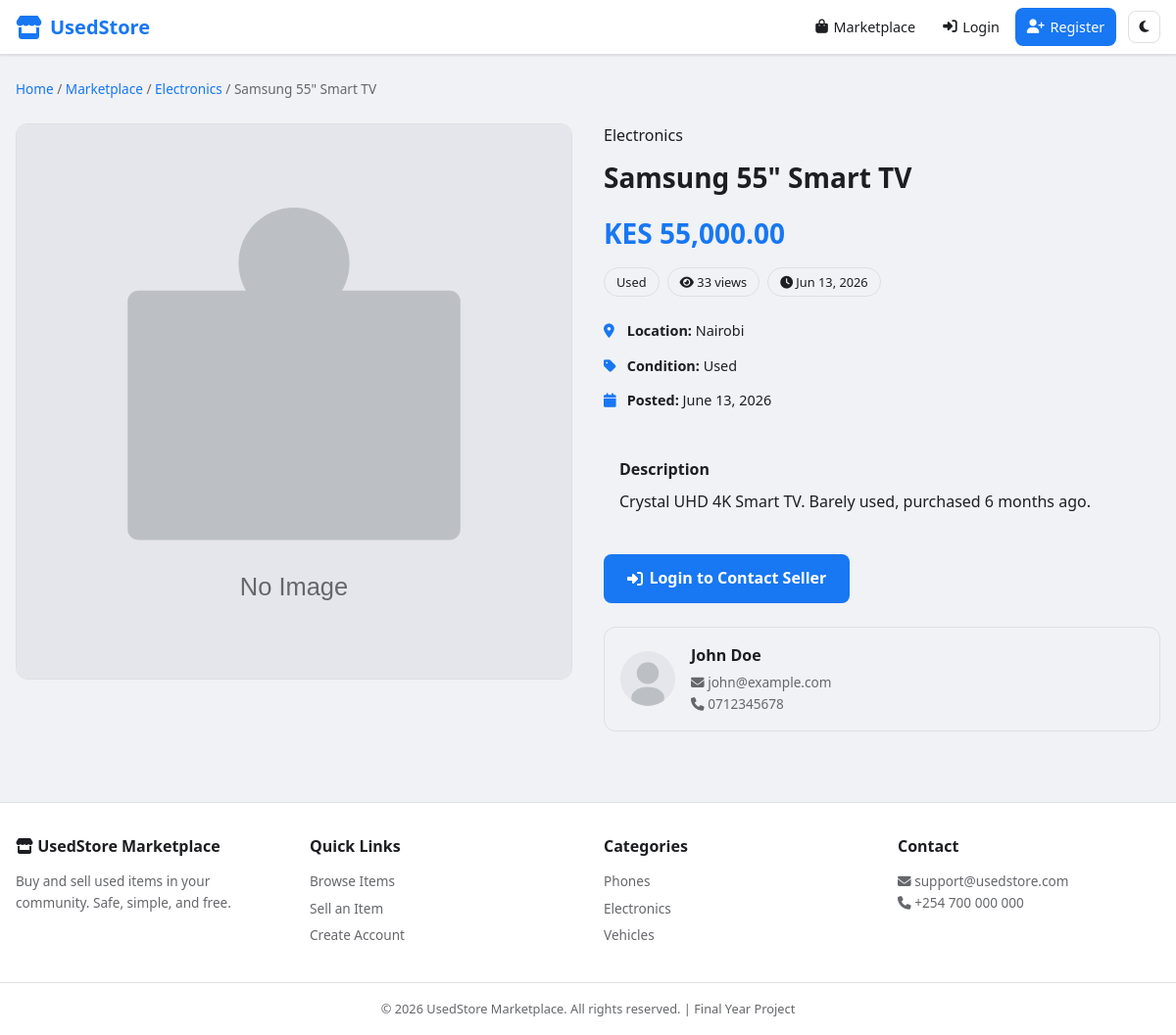
The page /pages/item.php?id=2 on the database its author committed.
### tables this page shows
CREATE TABLE products (
    id          INT AUTO_INCREMENT PRIMARY KEY,
    user_id     INT NOT NULL,
    category_id INT NOT NULL,
    title       VARCHAR(200) NOT NULL,
    description TEXT NOT NULL,
    price       DECIMAL(10, 2) NOT NULL,
    location    VARCHAR(150) NOT NULL,
    condition_type ENUM('new', 'used') NOT NULL DEFAULT 'used',
    status      ENUM('pending', 'approved', 'rejected', 'sold') NOT NULL DEFAULT 'pending',
    views       INT NOT NULL DEFAULT 0,
    date_posted TIMESTAMP DEFAULT CURRENT_TIMESTAMP,
    updated_at  TIMESTAMP DEFAULT CURRENT_TIMESTAMP ON UPDATE CURRENT_TIMESTAMP,
    FOREIGN KEY (user_id) REFERENCES users(id) ON DELETE CASCADE,
    FOREIGN KEY (category_id) REFERENCES categories(id) ON DELETE RESTRICT,
    INDEX idx_status (status),
    INDEX idx_price (price),
    INDEX idx_location (location),
    INDEX idx_date_posted (date_posted)
);

CREATE TABLE categories (
    id          INT AUTO_INCREMENT PRIMARY KEY,
    name        VARCHAR(50) NOT NULL UNIQUE,
    slug        VARCHAR(50) NOT NULL UNIQUE,
    icon        VARCHAR(50) DEFAULT 'fa-tag',
    created_at  TIMESTAMP DEFAULT CURRENT_TIMESTAMP
);

CREATE TABLE users (
    id              INT AUTO_INCREMENT PRIMARY KEY,
    full_name       VARCHAR(100) NOT NULL,
    email           VARCHAR(150) NOT NULL UNIQUE,
    phone           VARCHAR(20) NOT NULL,
    password        VARCHAR(255) NOT NULL,
    profile_picture VARCHAR(255) DEFAULT 'default-avatar.png',
    role            ENUM('user', 'admin') NOT NULL DEFAULT 'user',
    status          ENUM('active', 'blocked') NOT NULL DEFAULT 'active',
    created_at      TIMESTAMP DEFAULT CURRENT_TIMESTAMP,
    updated_at      TIMESTAMP DEFAULT CURRENT_TIMESTAMP ON UPDATE CURRENT_TIMESTAMP
);

### includes/functions.php (called while the page is built, shortened)
<?php
function sanitize(string $input): string
{
    return htmlspecialchars(trim($input), ENT_QUOTES, 'UTF-8');
}
function isLoggedIn(): bool
{
    return isset($_SESSION['user_id']);
}
function formatPrice(float $price): string
{
    return 'KES ' . number_format($price, 2);
}
function timeAgo(string $datetime): string
{
    $time = strtotime($datetime);
    $diff = time() - $time;
    return date('M j, Y', $time);
}
function getProductImage(?string $path, string $type = 'products'): string
{
    return SITE_URL . '/assets/images/default-product.svg';
}
function getProfileImage(?string $path): string
{
    return SITE_URL . '/assets/images/default-avatar.svg';
}

### pages/item.php (the view, shortened to what this page needs)
<?php
require_once __DIR__ . '/../includes/functions.php';
$id = (int) ($_GET['id'] ?? 0);
$stmt = $pdo->prepare(
    "SELECT p.*, u.full_name AS seller_name, u.email AS seller_email, u.phone AS seller_phone,
            u.profile_picture AS seller_avatar, u.id AS seller_id,
            c.name AS category_name, c.slug AS category_slug
     FROM products p
     JOIN users u ON p.user_id = u.id
     JOIN categories c ON p.category_id = c.id
     WHERE p.id = ?"
);
$stmt->execute([$id]);
$product = $stmt->fetch();
$pdo->prepare('UPDATE products SET views = views + 1 WHERE id = ?')->execute([$id]);
$product['views']++;
$imgStmt = $pdo->prepare('SELECT * FROM product_images WHERE product_id = ? ORDER BY is_primary DESC, id ASC');
$imgStmt->execute([$id]);
$images = $imgStmt->fetchAll();
$isFavorite = false;
require_once __DIR__ . '/../includes/header.php';
?>
<div class="container item-detail-page">
    <nav class="breadcrumb">
        <a href="<?= SITE_URL ?>/index.php">Home</a> /
        <a href="<?= SITE_URL ?>/pages/marketplace.php">Marketplace</a> /
        <a href="<?= SITE_URL ?>/pages/marketplace.php?category=<?= $product['category_slug'] ?>">
            <?= sanitize($product['category_name']) ?>
        </a> /
        <span><?= sanitize($product['title']) ?></span>
    </nav>
    <div class="item-detail-grid">
        <div class="item-gallery">
            <div class="main-image">
                <img id="mainImage" src="<?= getProductImage($images[0]['image_path'] ?? null) ?>"
                     alt="<?= sanitize($product['title']) ?>">
            </div>
        </div>
        <div class="item-info-panel">
            <span class="item-category"><?= sanitize($product['category_name']) ?></span>
            <h1><?= sanitize($product['title']) ?></h1>
            <p class="item-price"><?= formatPrice($product['price']) ?></p>
            <div class="item-badges">
                <span class="badge-condition"><?= ucfirst($product['condition_type']) ?></span>
                <span class="badge-views"><i class="fas fa-eye"></i> <?= $product['views'] ?> views</span>
                <span class="badge-date"><i class="fas fa-clock"></i> <?= timeAgo($product['date_posted']) ?></span>
            </div>
            <div class="item-details-list">
                <div><i class="fas fa-map-marker-alt"></i> <strong>Location:</strong> <?= sanitize($product['location']) ?></div>
                <div><i class="fas fa-tag"></i> <strong>Condition:</strong> <?= ucfirst($product['condition_type']) ?></div>
                <div><i class="fas fa-calendar"></i> <strong>Posted:</strong> <?= date('F j, Y', strtotime($product['date_posted'])) ?></div>
            </div>
            <div class="item-description">
                <h3>Description</h3>
                <p><?= nl2br(sanitize($product['description'])) ?></p>
            </div>
            <div class="item-actions">
                <?php if (isLoggedIn() && $_SESSION['user_id'] != $product['seller_id']): ?>
                    <a href="<?= SITE_URL ?>/pages/messages.php?user=<?= $product['seller_id'] ?>&product=<?= $id ?>"
                       class="btn btn-primary btn-lg">
                        <i class="fas fa-comment"></i> Contact Seller
                    </a>
                    <button class="btn btn-outline btn-lg favorite-btn <?= $isFavorite ? 'active' : '' ?>"
                            data-product-id="<?= $id ?>" id="favoriteBtn">
                        <i class="fas fa-heart"></i> <?= $isFavorite ? 'Saved' : 'Save' ?>
                    </button>
                    <button class="btn btn-outline btn-lg" onclick="document.getElementById('reportModal').classList.add('show')">
                        <i class="fas fa-flag"></i> Report
                    </button>
                <?php elseif (!isLoggedIn()): ?>
                    <a href="<?= SITE_URL ?>/auth/login.php" class="btn btn-primary btn-lg">
                        <i class="fas fa-sign-in-alt"></i> Login to Contact Seller
                    </a>
                <?php endif; ?>
            </div>
            <div class="seller-card">
                <img src="<?= getProfileImage($product['seller_avatar']) ?>" alt="Seller" class="seller-avatar">
                <div>
                    <h4><?= sanitize($product['seller_name']) ?></h4>
                    <p><i class="fas fa-envelope"></i> <?= sanitize($product['seller_email']) ?></p>
                    <p><i class="fas fa-phone"></i> <?= sanitize($product['seller_phone']) ?></p>
                </div>
            </div>
        </div>
    </div>
</div>
<?php
require_once __DIR__ . '/../includes/footer.php';
?>

### assets/css/style.css (style rules this page uses)
:root { --primary: #1877f2; --primary-dark: #166fe5; --primary-light: #e7f3ff; --secondary: #42b72a; --danger: #e74c3c; --warning: #f39c12; --success: #27ae60; --bg: #f0f2f5; --bg-card: #ffffff; --text: #1c1e21; --text-muted: #65676b; --border: #dddfe2; --shadow: 0 1px 2px rgba(0,0,0,.1); --shadow-lg: 0 4px 12px rgba(0,0,0,.15); --radius: 8px; --radius-lg: 12px; --nav-height: 56px; --transition: 0.2s ease; --font: 'Segoe UI', system-ui, -apple-system, sans-serif; }
*, *::before, *::after { box-sizing: border-box; margin: 0; padding: 0; }
html { scroll-behavior: smooth; }
body { font-family: var(--font); background: var(--bg); color: var(--text); line-height: 1.6; min-height: 100vh; display: flex; flex-direction: column; }
a { color: var(--primary); text-decoration: none; }
img { max-width: 100%; height: auto; display: block; }
.container { max-width: 1200px; margin: 0 auto; padding: 0 1rem; }
.btn { display: inline-flex; align-items: center; gap: 0.4rem; padding: 0.5rem 1rem; border: none; border-radius: var(--radius); font-size: 0.9rem; font-weight: 600; cursor: pointer; transition: all var(--transition); text-decoration: none; font-family: inherit; }
.btn-primary { background: var(--primary); color: #fff; }
.btn-lg { padding: 0.75rem 1.5rem; font-size: 1rem; }
.item-detail-page { padding: 1.5rem 1rem; }
.breadcrumb { font-size: 0.85rem; color: var(--text-muted); margin-bottom: 1.5rem; }
.breadcrumb a { color: var(--primary); }
.item-detail-grid { display: grid; grid-template-columns: 1fr 1fr; gap: 2rem; margin-bottom: 3rem; }
.main-image { aspect-ratio: 1; border-radius: var(--radius-lg); overflow: hidden; background: var(--bg); border: 1px solid var(--border); }
.main-image img { width: 100%; height: 100%; object-fit: cover; }
.item-info-panel h1 { font-size: 1.75rem; margin: 0.5rem 0; }
.item-price { font-size: 1.75rem; font-weight: 700; color: var(--primary); margin: 0.75rem 0; }
.item-badges { display: flex; gap: 0.5rem; flex-wrap: wrap; margin-bottom: 1rem; }
.badge-condition, .badge-views, .badge-date { padding: 0.25rem 0.75rem; border-radius: 20px; font-size: 0.8rem; background: var(--bg); border: 1px solid var(--border); }
.item-details-list { margin: 1rem 0; }
.item-details-list div { padding: 0.4rem 0; font-size: 0.9rem; }
.item-details-list i { width: 20px; color: var(--primary); }
.item-description { margin: 1.5rem 0; padding: 1rem; background: var(--bg); border-radius: var(--radius); }
.item-description h3 { margin-bottom: 0.5rem; font-size: 1rem; }
.item-actions { display: flex; gap: 0.75rem; flex-wrap: wrap; margin: 1.5rem 0; }
.seller-card { display: flex; align-items: center; gap: 1rem; padding: 1rem; background: var(--bg); border-radius: var(--radius-lg); border: 1px solid var(--border); margin-top: 1rem; }
.seller-avatar { width: 56px; height: 56px; border-radius: 50%; object-fit: cover; }
.seller-card h4 { margin-bottom: 0.25rem; }
.seller-card p { font-size: 0.85rem; color: var(--text-muted); }

### rows shown on the page
products: category.name "Electronics", title "Samsung 55\" Smart TV", price "KES 55,000.00", condition_type "Used", date_posted "Jun 13, 2026", location "Nairobi", date_posted "June 13, 2026", description "Crystal UHD 4K Smart TV. Barely used, purchased 6 months ago.", user.full_name "John Doe", user.email "john@example.com", user.phone "0712345678"

### other values the page prints
$product['views'] "33"
